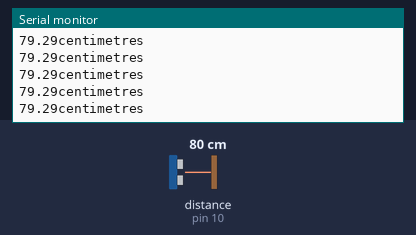
The sketch below on a simulated Arduino Uno, built with avr-gcc and run on an emulated ATmega328P. Parts: the last lines printed to the serial monitor. The test bench sets the inputs (shaded band); at power-on: distance to the obstacle (sensor on pin 10) 80 cm. The echo pulse lasts 58.3 µs per cm.

Above: at 1.2 s.
1.3 s: distance to the obstacle (sensor on pin 10) set to 2 cm
At 2.4 s:
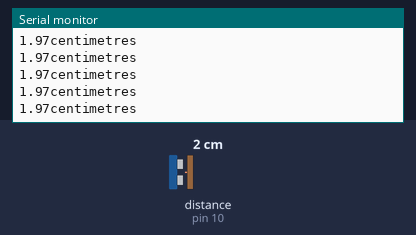
4.3 s: distance to the obstacle (sensor on pin 10) set to 18 cm
At 5.4 s:
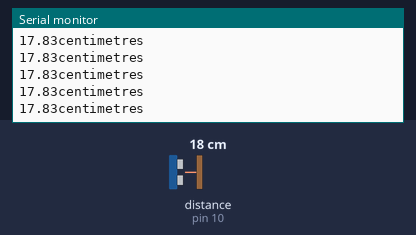
7.3 s: distance to the obstacle (sensor on pin 10) set to 4 cm
At 8.0 s:
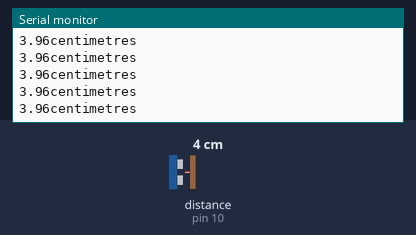
13.3 s: distance to the obstacle (sensor on pin 10) set to 35 cm
At 14.4 s:
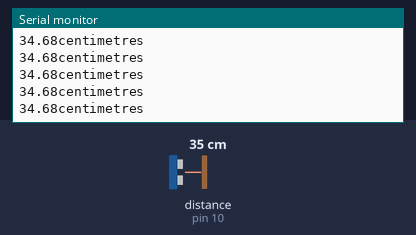
16.3 s: distance to the obstacle (sensor on pin 10) set to 120 cm
At 16.9 s:
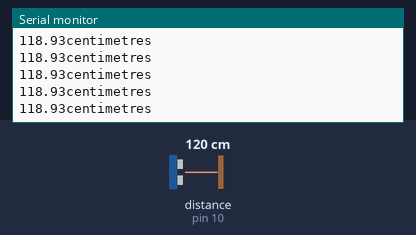
Timing chart, 0 to 19.3 s (numbered marks = the images above; inputs shaded):
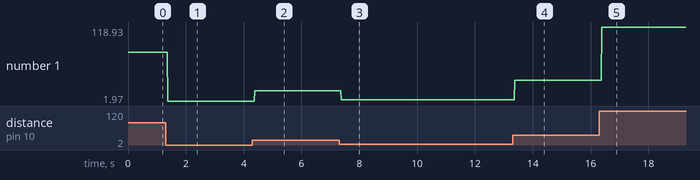

Measured:
- after the input at 1.3 s, the serial monitor: prints a new line after 0.07 s (image 1)
- after the input at 4.3 s, the serial monitor: prints a new line after 0.08 s (image 2)
- after the input at 7.3 s, the serial monitor: prints a new line after 0.07 s (image 3)
- after the input at 13.3 s, the serial monitor: prints a new line after 0.08 s (image 4)
- after the input at 16.3 s, the serial monitor: prints a new line after 0.08 s (image 5)
- plotted number 1: 79.29 → 1.97 after the input at 1.3 s, 1.97 → 17.83 after the input at 4.3 s, 17.83 → 3.96 after the input at 7.3 s, 3.96 → 34.68 after the input at 13.3 s, 34.68 → 118.93 after the input at 16.3 s

The sketch:

ultrasonic.ino
```cpp
void setup() {
 Serial.begin(9600);
 pinMode(9,OUTPUT);
 pinMode(10,INPUT);


//9 is trigger, 10 is echo
}
float d;
long t;
void loop()
{
  digitalWrite(9,LOW);
  digitalWrite(9,HIGH);

  delayMicroseconds(10);
  digitalWrite(9,LOW);

  t=pulseIn(10,HIGH);

  d=t*340/20000.0;
  Serial.print(d);
  Serial.println("centimetres");


}
```
